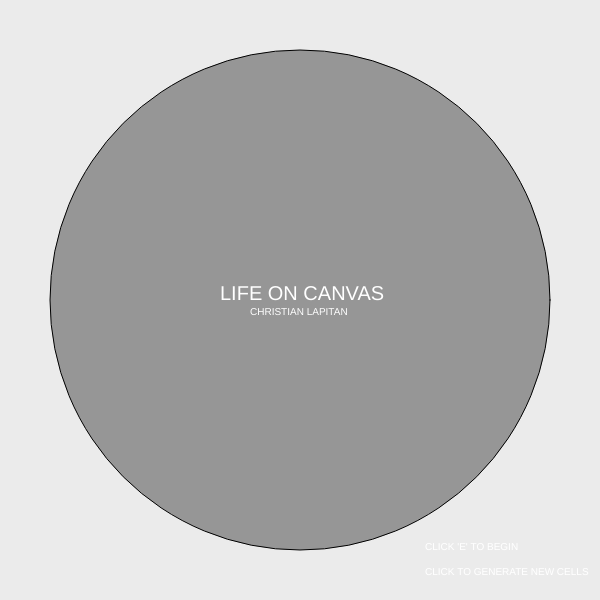
Frame 1 (no input)
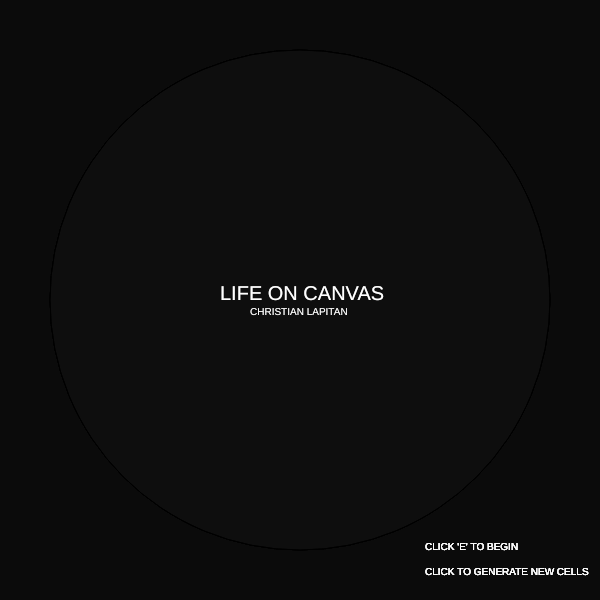
Frame 60 (no input)
Frame 120 (the mouse pressed at the canvas centre since frame 60): identical to frame 60, image omitted

The p5.js sketch that drew these frames (run headless with seeded random() and noise() and a simulated clock; from frame 60 on, the mouse is pressed at the canvas centre):

// p5.js sketch
// ── sketch.js
// Final - Simple Creation of Class Cell
let seq = 0;
let cells = [];
let numCells = 5; // Change Starting # of Cells
let radius = 250; // Radius of gray circle for location purposes

function setup() {
  createCanvas(600, 600);

  for (let i = 0; i < numCells; i++) {
    let x = random(140, 460); // Accousssnt for this.speed
    let y = random(155, 445);
    if (i == 0) {
      cells.push(new Cell(x, y, true, random(25, 75), random(25, 75))); // First loop create bacteria cell (special cell)
    } else cells.push(new Cell(x, y, false, random(25, 50), random(25, 50)));
  }
}

function draw() {
  background(0, 0, 10, 10);
  // Conditional Statement to draw scenes
    if (seq == 0) {
      drawScene0();
    }else if (seq == 1) {
         drawScene1();
  }
}
function drawScene0() {
  // Draw Opening Scene
  background(0, 0, 10, 10);
  fill(20, 20, 20, 100)
  ellipse(width / 2, height / 2, 500, 500);
  fill(255);
  textSize(20);
  text("LIFE ON CANVAS",220, height / 2);
  textSize(10);
  text("CHRISTIAN LAPITAN", 250, 315)
  text("CLICK 'E' TO BEGIN", 425, 550);
  text("CLICK TO GENERATE NEW CELLS", 425, 575)
}
function drawScene1() {
  background(0, 0, 20, 20);
  fill(100, 100, 100, 100);
  ellipse(width / 2, height / 2, 500, 500);
  // Reference for placing cells
  // rect(140, 155, 335, 305);
  for (let i = 0; i < cells.length; i++) {
    cells[i].update();
    cells[i].display();
    cells[i].checkLifeEvents();
}
    for (let i = cells.length - 1; i >= 0; i--) {
    if (cells[i].readyToSplit == true) {
      let x = cells[i].x;
      let y = cells[i].y;
      let sp = cells[i].special;
      let w = cells[i].width;
      let h = cells[i].height;
      cells.splice(i, 1);
      cells.push(new Cell(x + random(-5, -15), y + random(-20, 20), sp, w/1.01, h/1.01));
      cells.push(new Cell(x + random(5, 15), y + random(-20, 20), sp, w, h));
    }
  }
  for (let i = cells.length - 1; i >= 0; i--) {
    if (cells[i].readyToDie == true) {
      cells.splace(i, 1);
    }
  }
}
function keyPressed() {
  if (key == "e" || key == "E") {
    proceedSequence();
  }
}
function proceedSequence() {
  seq++;
  if (seq == 2) {
    seq = 0; // Reset sequence after last phase
  }
}
// Click to add new cell
function mousePressed() {
  let ellipseX = width / 2;
  let ellipseY = height / 2;
  let ellipseWH = 250;
  let distFromMouseToOrigin = dist(mouseX, mouseY, ellipseX, ellipseY);
  if (distFromMouseToOrigin <= ellipseWH - 25) {
    cells.push(new Cell(mouseX, mouseY, false, random(20, 50), random(20, 50)));
  }
}

class Cell {
  constructor(startX, startY, special, width, height) {
    this.x = startX;
    this.y = startY;
    this.r = random(20, 50);
    this.g = random(20, 50);
    this.b = random(20, 50);
    this.o = random(20, 50);
    this.movingPos = 0;
    this.angle = random(0, 2 * PI); // Random value on sine curve (not in sync)
    this.speed = random(0.01, 0.07); // Randomized speed for Cell movement
    this.width = width;
    this.height = height;
    this.age = 0;
    this.ageToDie = random(50, 100); // Generates random value for when cell will die
    this.mitosis = random(75, 100); // Generate random value for when cell can go through mitosis
    this.readyToSplit = false; // Determine cell will go through mitosis
    this.readyToDie = false; // Determine cell will die :/
    this.special = special; // For bacteria cell
  }
  update() {
    this.movingPos = map(sin(this.angle), -0.5, 0.5, -3, 2);
    this.angle += this.speed;
    this.age += 0.1;
  }
  display() {
    push();
    translate(this.x + this.movingPos, this.y);
    stroke(224, 224, 222, 10);
    if (this.special == false) {
      fill(this.r, this.g, this.b, this.o);
      ellipse(0, 0, this.width, this.height);
    } else if (this.special == true) {
      fill(196, 36, 6, 50);
      ellipse(0, 0, this.width, this.height);
    }
    pop();
    // console.log(this.alive);
    // console.log(this.age);
  }
  checkLifeEvents() {
    // Determine whether age to split or die comes first
    if (this.age >= this.mitosis) {
      this.readyToSplit = true;
      if (this.age >= this.ageToDie) {
        this.readyToDie = true;
      }
    }
  }
}
// ── style.css
body{
    margin:0;
    background-color:darkgray;
}

/* the "#" let's us style the element with a given ID*/
#canvasContainer{
    margin-left: 30px;
}
